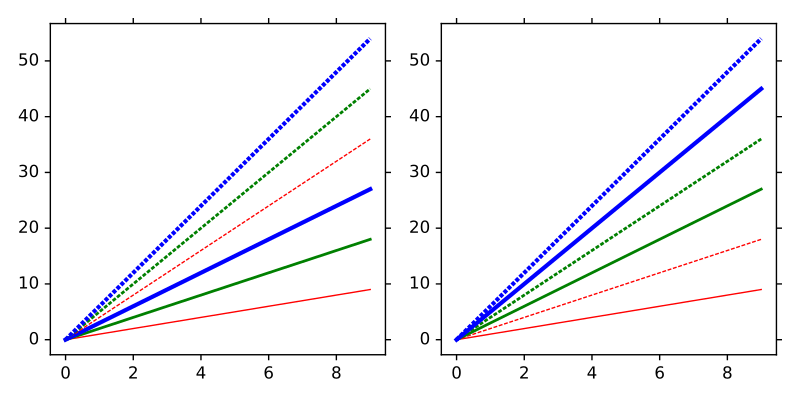

This figure's Python source:
from cycler import cycler
from itertools import cycle

fig, (ax1, ax2) = plt.subplots(1, 2, tight_layout=True,
                               figsize=(8, 4))
x = np.arange(10)

color_cycle = cycler(c=['r', 'g', 'b'])
ls_cycle = cycler('ls', ['-', '--'])
lw_cycle = cycler('lw', range(1, 4))

sty_cycle = ls_cycle * (color_cycle + lw_cycle)

for i, sty in enumerate(sty_cycle):
   ax1.plot(x, x*(i+1), **sty)

sty_cycle = (color_cycle + lw_cycle) * ls_cycle

for i, sty in enumerate(sty_cycle):
   ax2.plot(x, x*(i+1), **sty)
